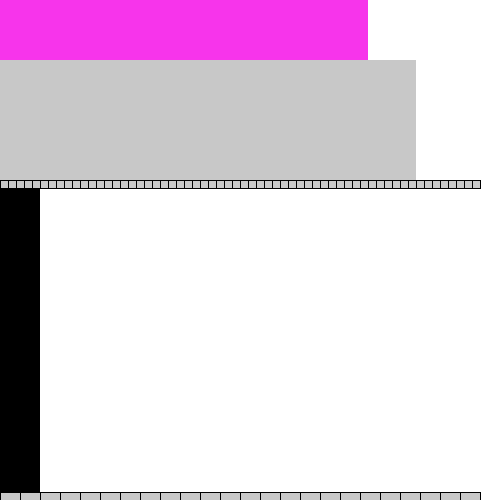
Frame 1 (no input)
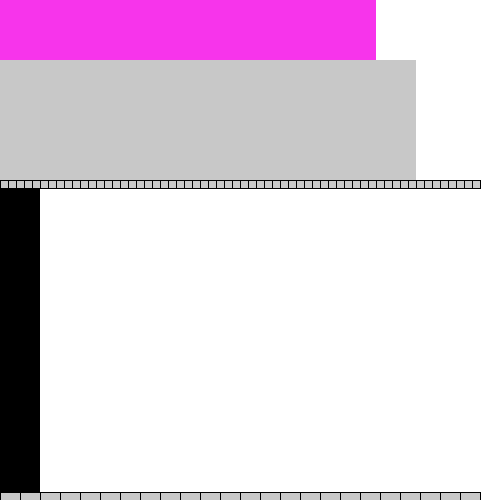
Frame 60 (the mouse pressed at the canvas centre just before this capture)
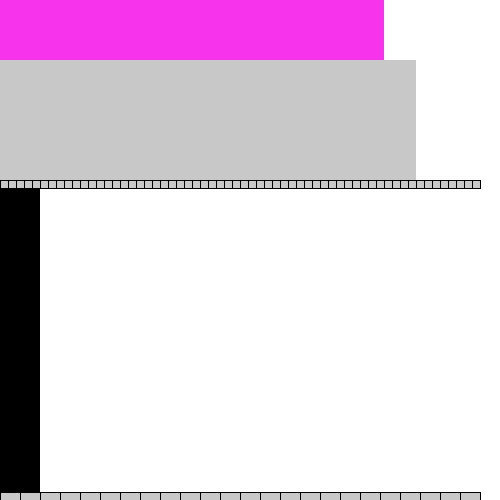
Frame 120 (the mouse held since frame 60 and released just before this capture)

The Processing sketch that drew these frames (run headless with seeded random() and noise(); from frame 60 on, the mouse is pressed at the canvas centre):

// Processing sketch: processing_120000
// ── processing_120000.pde

void setup()
{
  size(500,500);
}

void draw()
{
  background(255);
  {
    
  int sec= second()*8;
  fill(247,52,235);
  noStroke();
  rect(0,0,sec,60);
   
  int min= minute()*8;
  fill(200);
  noStroke();
  rect(0,60,min,120);
  
  
  int h= hour()*20;
  fill(0);
  noStroke();
  rect(0,180,h,360);
  }
  
  
    for (int x=0; x<480; x+=20)
    { 
     fill(200);
     stroke(0);
     rect(x,492,20,8);
  }
  
    for (int x=0; x<480; x+=8)
    { 
     fill(200);
     stroke(0);
     rect(x,180,8,8);
  }
  
  
 }
